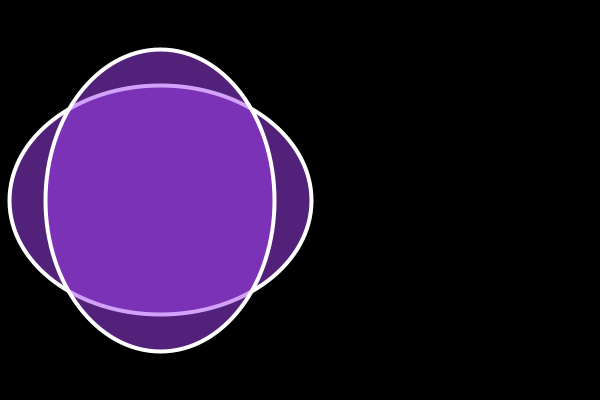
Frame 1 (no input)
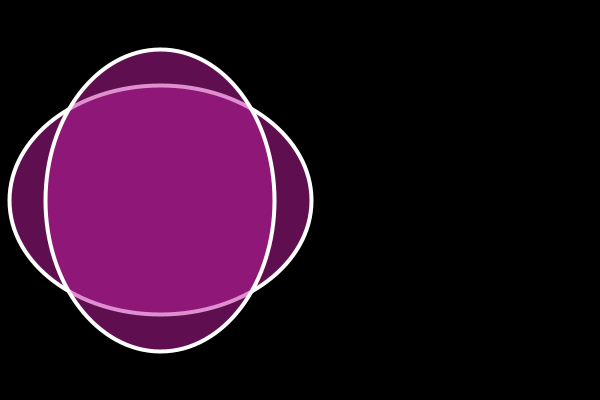
Frame 60 (the mouse pressed at the canvas centre just before this capture)
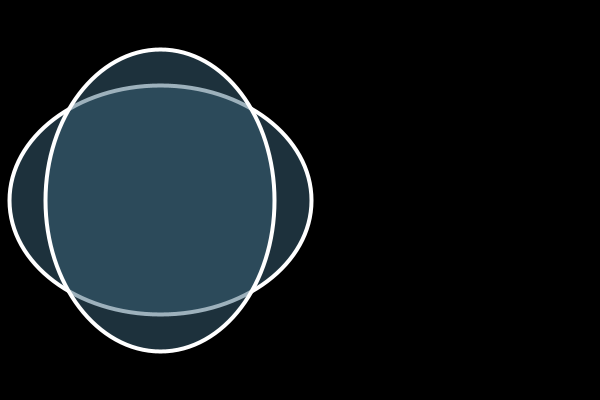
Frame 120 (the mouse held since frame 60 and released just before this capture)

The Processing sketch that drew these frames (run headless with seeded random() and noise(); from frame 60 on, the mouse is pressed at the canvas centre):

// Processing sketch: systemFunctionsEdit
// ── systemFunctionsEdit.pde
/*
Demonstrates system functions. 
 By Dawn C. Hayes October, 2017
 Edited by Asher October 2017
 */


float xpos = 160;//'xpos' (x-coordinate) assigned a value of 160
float ypos = 200;//'ypos' (y-coordinate) assigned a value of 200
float circleDiam = 302;//'circleDiam' (circle diameter) assigned a value of 302

float bgcol = 0;//'bgcol' (background color) assigned a value of 0, black background
float sCol = 255;//'sCol' (stroke color) assigned a value of 255, white

float sWeight = 4;//'sWeight' (stroke weight) assigned a value of 4
float rCol = 255;//'rCol' (red color) assigned a value of 255
float gCol = 255;//'gCol' (green color) assigned a value of 255
float bCol = 255;//'bCol' (blue color) assigned a value of 255
float alph = 127;//'alph' (alpha/transparancy) assigned a value of 127


void setup() {//a void to prevent a return value
  size(600, 400);//this shows the size of a canvas
}//must close with curly braketx to contain the size

void draw() { //void the function to prevent a return value
  background(bgcol); //'bgcolor' (background color) replaces the value 0. The background is black
  strokeWeight(sWeight); //'sWeight' (stroke weight) replaces the value 4. this is the thickness of the circle outline
  stroke(sCol); // 'sCol' (stroke color) replaces the value 255
  fill(random(rCol), random(gCol), random(bCol), alph); //there will be random values assigned for red, green, and blue this msakes the color change
  ellipse(xpos, ypos, circleDiam, 229); //these are the coordinated and parameters of the ellipse
  ellipse(xpos, ypos, 229, circleDiam);//these are the coordinates of an additional ellipse
}//must close with curly brakets to contain the statements to the void draw() function
